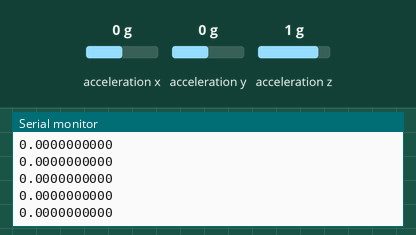
This sketch was run on a simulated Arduino Uno, built with avr-gcc and run on an emulated ATmega328P. On the bench: the last lines printed to the serial monitor. The inputs (shaded band) are chosen by the test bench; at power-on: acceleration x 0 g, acceleration y 0 g, acceleration z 1 g. Storage starts empty.

Above: at 1.2 s.
1.3 s: acceleration x set to -1.4 g
At 2.09 s:
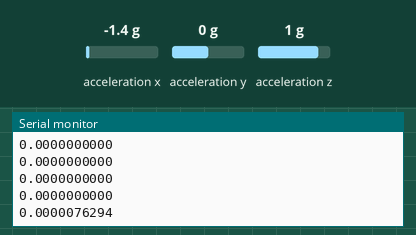
2.8 s: acceleration y set to 1.1 g
At 2.81 s:
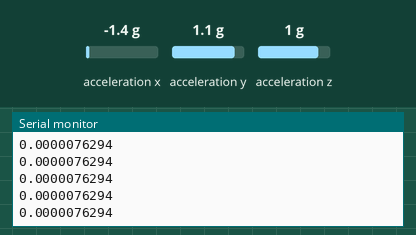
Timing chart, 0 to 5.8 s (numbered marks = the images above; inputs shaded):
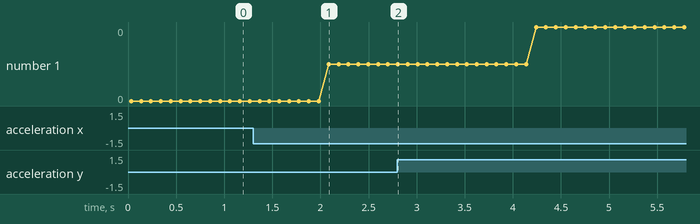

The sketch:

Arduino_Accelerometer_SDCard.ino
```cpp
#include "Wire.h"
#include "ADXL345.h"
#include <SPI.h>
#include <SD.h>
/************************************************************************
 * Arduino driver test for ADXL345 3-axes accelerometer                 *
 * Version 2.1                                                          *
 *                                                                      *
 * This program is free software; you can redistribute it and/or modify *
 * it under the terms of the GNU License V2.                            *
 * This program is distributed in the hope that it will be useful,      *
 * but WITHOUT ANY WARRANTY; without even the implied warranty of       *
 * MERCHANTABILITY or FITNESS FOR A PARTICULAR PURPOSE.  See the        *
 * GNU General Public License, version 2 for more details               *
 *                                                                      *
 * Original development: Kevin Stevenard                                *
 * Modified by Justin Shaw May 2010                                     *
 * Modified by Jens Chr Brynildsen April 2012                           *
 ***********************************************************************/

// Cabling for i2c using Sparkfun's breakout with an Arduino Uno / Duemilanove:
// Arduino <-> Breakout board
// Gnd      -  GND
// 3.3v     -  VCC
// 3.3v     -  CS
// Analog 4 -  SDA
// Analog 5 -  SLC

// Cabling for i2c using Sparkfun's breakout with an Arduino Mega / Mega ADK:
// Arduino <-> Breakout board
// Gnd      -  GND
// 3.3v     -  VCC
// 3.3v     -  CS
// 20       -  SDA
// 21       -  SLC


const int chipSelect = 20;

ADXL345 accel;
int yy=0;
double Energy=0,max_a=0;
double data[20];
double energy=0;
double buf=0;
File dataFile;

void setup(void){
  int x, y, z, i;
  double xyz[3], gains[3], gains_orig[3];

  Serial.begin(57600);
  Serial.println("Checking... ");
  Serial.print("Initializing SD card...");
  if (!SD.begin(chipSelect)) {
    Serial.println("Card failed, or not present");
    // don't do anything more:
    return;
  }
  Serial.println("card initialized.");
  Serial.println("System OK. runing...");
  dataFile = SD.open("test.txt", FILE_WRITE);
  accel.powerOn();

  accel.getAxisGains(gains_orig);
  Serial.println("gains_orig[]:");
  for(i = 0; i < 3; i++){
    Serial.print(gains_orig[i], 6);
    Serial.print(" ");
  }
  Serial.println("");

  gains[0] = .1;
  gains[1] = 1.1;
  gains[2] = 2.1;
  accel.setAxisGains(gains);
  accel.getAxisGains(gains);
  accel.setAxisGains(gains_orig);
  accel.getAxisGains(gains);
  accel.readAccel(&x, &y, &z);
  accel.get_Gxyz(xyz);
  accel.setTapThreshold(1);
  accel.setAxisOffset(2, 3, 4);
  accel.getAxisOffset(&x, &y, &z);
  accel.setTapDuration(5);
  accel.setDoubleTapLatency(6);
  accel.setDoubleTapWindow(7);
  accel.setActivityThreshold(8);
  accel.setInactivityThreshold(9);
  accel.setTimeInactivity(10);
  accel.setFreeFallThreshold(11);
  accel.setFreeFallDuration(12);
  accel.setActivityAc(true);
  accel.setInactivityAc(true);
  accel.setSuppressBit(true);
  accel.setSuppressBit(false);
  accel.setTapDetectionOnX(true);
  accel.setTapDetectionOnX(false);
  accel.setTapDetectionOnY(true);
  accel.setTapDetectionOnY(false);
  accel.setTapDetectionOnZ(true);
  accel.setTapDetectionOnZ(false);
  accel.setActivityX(true);
  accel.setActivityY(true);
  accel.setActivityZ(true);

  accel.setInactivityX(false);
  accel.setInactivityY(false);
  accel.setInactivityZ(false);
  accel.setLowPower(false);
  accel.setRate(3.14159);
  accel.setInterruptMapping(1, true);
  accel.setInterrupt(1, true);
  accel.setSelfTestBit(false);
  accel.printAllRegister();

}


void loop(void){
  int x, y, z;
  accel.readAccel(&x, &y, &z);

  double SVM = sqrt(pow(x,2) + pow(y,2) + pow(z,2));                                        // Pre-Processing Signal Vector Magnitude (SVM)

  if(yy <20)
  {
    data[yy] = SVM * 1.0;
  }else
  {
    max_a = 0;
    int i=0;
    for(i=4;i<20;i++)
    {
      Energy = ((0.125) * ( (2.0*data[i]) + data[i-1] - data[i-3] - (2.0*data[i-4]) ) );    // Energy
      Energy = sqrt(pow(Energy,2));                                                         //
      if(Energy > max_a)
        max_a = Energy;
    }
    yy=-1;
  }
  yy++;

  Serial.println(Energy, DEC);

  delay(100);                                                                               // Sampling data At 100 ms or 10 Hz
}
```

Measured:
- after the input at 1.3 s, the serial monitor: prints a new line after 0.79 s (image 1)
- plotted number 1: 0 → 0 after the input at 1.3 s, 0 → 0 after the input at 2.8 s
